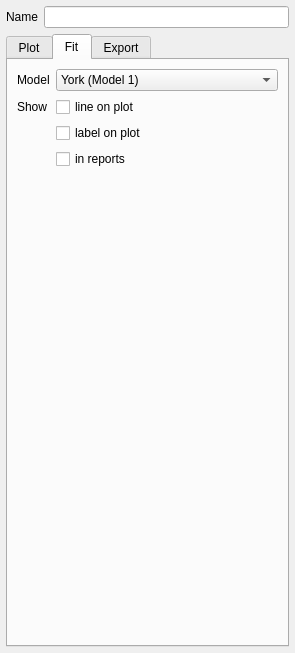
<?xml version="1.0" encoding="UTF-8"?>
<ui version="4.0">
 <class>ControlWidget</class>
 <widget class="QWidget" name="ControlWidget">
  <property name="geometry">
   <rect>
    <x>0</x>
    <y>0</y>
    <width>295</width>
    <height>653</height>
   </rect>
  </property>
  <property name="windowTitle">
   <string>Control</string>
  </property>
  <layout class="QFormLayout" name="formLayout">
   <property name="leftMargin">
    <number>6</number>
   </property>
   <property name="topMargin">
    <number>6</number>
   </property>
   <property name="rightMargin">
    <number>6</number>
   </property>
   <property name="bottomMargin">
    <number>6</number>
   </property>
   <item row="0" column="0">
    <widget class="QLabel" name="nameLabel">
     <property name="text">
      <string>Name</string>
     </property>
    </widget>
   </item>
   <item row="0" column="1">
    <widget class="QLineEdit" name="nameLineEdit"/>
   </item>
   <item row="1" column="0" colspan="2">
    <widget class="QTabWidget" name="tabWidget">
     <property name="currentIndex">
      <number>1</number>
     </property>
     <widget class="QWidget" name="plotTab">
      <attribute name="title">
       <string>Plot</string>
      </attribute>
      <layout class="QFormLayout" name="formLayout_3">
       <item row="0" column="0">
        <widget class="QLabel" name="arLabel">
         <property name="text">
          <string>Aspect</string>
         </property>
        </widget>
       </item>
       <item row="0" column="1">
        <widget class="QDoubleSpinBox" name="arSpinBox"/>
       </item>
       <item row="1" column="0" colspan="2">
        <widget class="QGroupBox" name="groupBox">
         <property name="title">
          <string>Axes</string>
         </property>
         <layout class="QFormLayout" name="formLayout_2">
          <item row="0" column="0">
           <widget class="QLabel" name="label_3">
            <property name="text">
             <string>X</string>
            </property>
           </widget>
          </item>
          <item row="0" column="1">
           <layout class="QVBoxLayout" name="verticalLayout">
            <item>
             <widget class="QLineEdit" name="xLabelLineEdit"/>
            </item>
            <item>
             <layout class="QHBoxLayout" name="horizontalLayout_2">
              <item>
               <widget class="QLineEdit" name="xminLineEdit"/>
              </item>
              <item>
               <widget class="QLineEdit" name="xmaxLineEdit"/>
              </item>
             </layout>
            </item>
            <item>
             <layout class="QHBoxLayout" name="horizontalLayout_4">
              <property name="topMargin">
               <number>0</number>
              </property>
              <item>
               <widget class="QToolButton" name="xAutoButton">
                <property name="text">
                 <string>...</string>
                </property>
               </widget>
              </item>
              <item>
               <widget class="QToolButton" name="xInButton">
                <property name="text">
                 <string>...</string>
                </property>
               </widget>
              </item>
              <item>
               <widget class="QToolButton" name="xOutButton">
                <property name="text">
                 <string>...</string>
                </property>
               </widget>
              </item>
              <item>
               <widget class="QToolButton" name="xUpButton">
                <property name="text">
                 <string>...</string>
                </property>
               </widget>
              </item>
              <item>
               <widget class="QToolButton" name="xDownButton">
                <property name="text">
                 <string>...</string>
                </property>
               </widget>
              </item>
              <item>
               <spacer name="horizontalSpacer">
                <property name="orientation">
                 <enum>Qt::Horizontal</enum>
                </property>
                <property name="sizeHint" stdset="0">
                 <size>
                  <width>40</width>
                  <height>20</height>
                 </size>
                </property>
               </spacer>
              </item>
             </layout>
            </item>
           </layout>
          </item>
          <item row="1" column="0">
           <widget class="QLabel" name="label_4">
            <property name="text">
             <string>Y</string>
            </property>
           </widget>
          </item>
          <item row="1" column="1">
           <layout class="QVBoxLayout" name="verticalLayout_2">
            <item>
             <widget class="QLineEdit" name="yLabelLineEdit"/>
            </item>
            <item>
             <layout class="QHBoxLayout" name="horizontalLayout_3">
              <item>
               <widget class="QLineEdit" name="yminLineEdit"/>
              </item>
              <item>
               <widget class="QLineEdit" name="ymaxLineEdit"/>
              </item>
             </layout>
            </item>
            <item>
             <layout class="QHBoxLayout" name="horizontalLayout_5">
              <property name="topMargin">
               <number>0</number>
              </property>
              <item>
               <widget class="QToolButton" name="yAutoButton">
                <property name="text">
                 <string>...</string>
                </property>
               </widget>
              </item>
              <item>
               <widget class="QToolButton" name="yInButton">
                <property name="text">
                 <string>...</string>
                </property>
               </widget>
              </item>
              <item>
               <widget class="QToolButton" name="yOutButton">
                <property name="text">
                 <string>...</string>
                </property>
               </widget>
              </item>
              <item>
               <widget class="QToolButton" name="yUpButton">
                <property name="text">
                 <string>...</string>
                </property>
               </widget>
              </item>
              <item>
               <widget class="QToolButton" name="yDownButton">
                <property name="text">
                 <string>...</string>
                </property>
               </widget>
              </item>
              <item>
               <spacer name="horizontalSpacer_2">
                <property name="orientation">
                 <enum>Qt::Horizontal</enum>
                </property>
                <property name="sizeHint" stdset="0">
                 <size>
                  <width>40</width>
                  <height>20</height>
                 </size>
                </property>
               </spacer>
              </item>
             </layout>
            </item>
           </layout>
          </item>
         </layout>
        </widget>
       </item>
       <item row="2" column="0" colspan="2">
        <widget class="QPushButton" name="plotSettingsButton">
         <property name="text">
          <string>Additional settings</string>
         </property>
        </widget>
       </item>
      </layout>
     </widget>
     <widget class="QWidget" name="fitTab">
      <attribute name="title">
       <string>Fit</string>
      </attribute>
      <layout class="QFormLayout" name="formLayout_6">
       <item row="0" column="0">
        <widget class="QLabel" name="fitLabel">
         <property name="text">
          <string>Model</string>
         </property>
        </widget>
       </item>
       <item row="0" column="1">
        <widget class="QComboBox" name="fitComboBox">
         <item>
          <property name="text">
           <string>York (Model 1)</string>
          </property>
         </item>
         <item>
          <property name="text">
           <string>Ordinary least squares (Model 2)</string>
          </property>
         </item>
         <item>
          <property name="text">
           <string>Huber</string>
          </property>
         </item>
        </widget>
       </item>
       <item row="1" column="1">
        <widget class="QCheckBox" name="fitLineCheckBox">
         <property name="text">
          <string>line on plot</string>
         </property>
        </widget>
       </item>
       <item row="3" column="1">
        <widget class="QCheckBox" name="fitReportCheckBox">
         <property name="text">
          <string>in reports</string>
         </property>
        </widget>
       </item>
       <item row="1" column="0">
        <widget class="QLabel" name="label">
         <property name="text">
          <string>Show</string>
         </property>
        </widget>
       </item>
       <item row="2" column="1">
        <widget class="QCheckBox" name="fitLabelCheckBox">
         <property name="text">
          <string>label on plot</string>
         </property>
        </widget>
       </item>
      </layout>
     </widget>
     <widget class="QWidget" name="exportTab">
      <attribute name="title">
       <string>Export</string>
      </attribute>
      <layout class="QFormLayout" name="formLayout_5">
       <item row="0" column="0">
        <widget class="QLabel" name="formatLabel">
         <property name="text">
          <string>Format</string>
         </property>
        </widget>
       </item>
       <item row="0" column="1">
        <widget class="QComboBox" name="exportFormatComboBox">
         <item>
          <property name="text">
           <string>pdf</string>
          </property>
         </item>
         <item>
          <property name="text">
           <string>png</string>
          </property>
         </item>
         <item>
          <property name="text">
           <string>jpg</string>
          </property>
         </item>
         <item>
          <property name="text">
           <string>tiff</string>
          </property>
         </item>
        </widget>
       </item>
       <item row="1" column="1">
        <widget class="QPushButton" name="saveButton">
         <property name="text">
          <string>Save</string>
         </property>
        </widget>
       </item>
      </layout>
     </widget>
    </widget>
   </item>
  </layout>
 </widget>
 <resources/>
 <connections/>
</ui>
